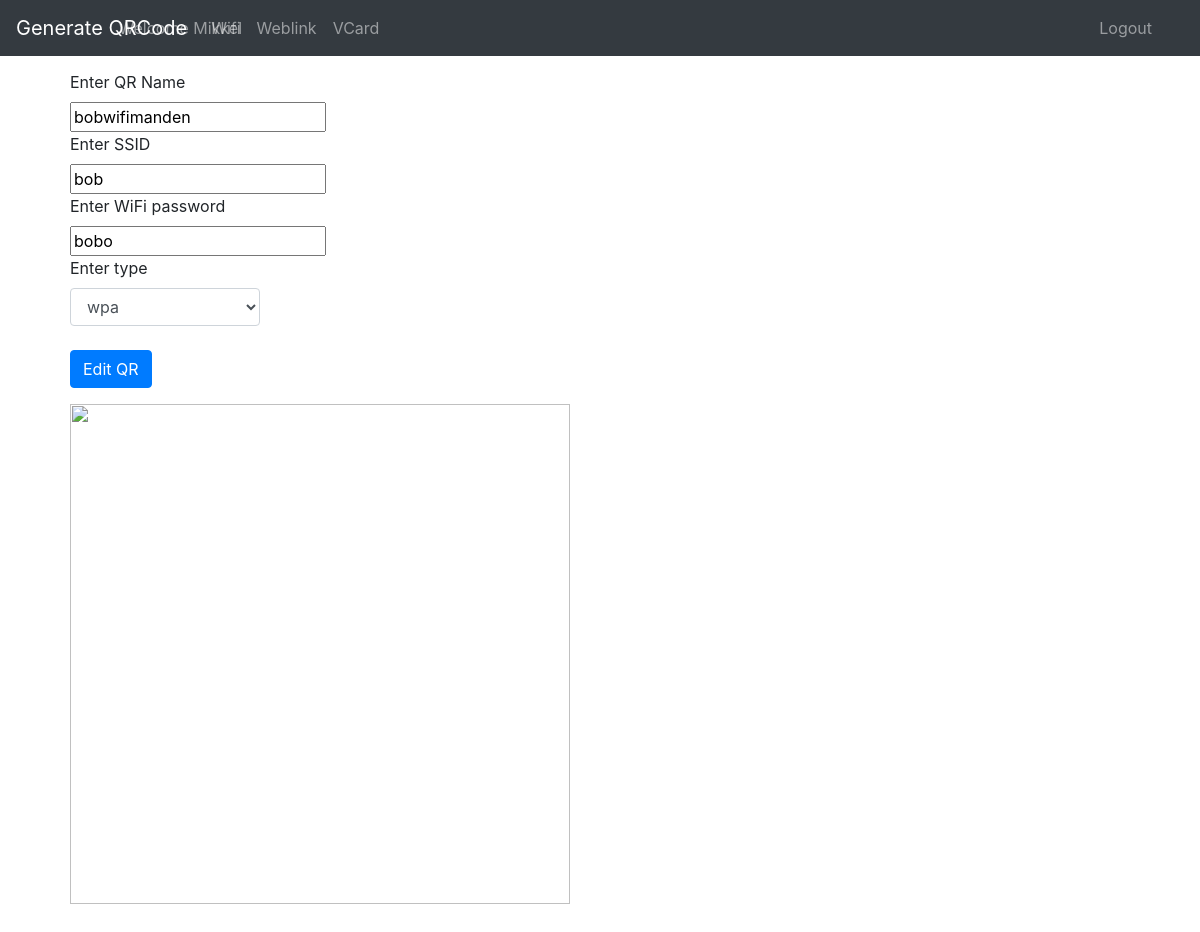
/qr/details/wifi/2/ (signed in), run on the app's committed database.
### qrcodes/models.py (models this page shows, shortened)
class QRCode_Wifi(models.Model):
    qr_id = models.AutoField(primary_key=True)
    user = models.ForeignKey(User, on_delete=models.CASCADE)
    name = models.CharField(max_length=500)
    wifiname = models.CharField(max_length=500, null=True)
    wifipassword =  models.CharField(max_length=500, null=True)
    wifitype =  models.CharField(max_length=20, null=True)
    def generate_QR(self):
        return f"WIFI:T:{self.wifitype};S:{self.wifiname};P:{self.wifipassword};;"

### qrcodes/views.py (the view, shortened to what this page needs)
# urls.py: path("details/<str:type>/<str:qr_id>/", views.details, name="details"),
@login_required
def details(request, type, qr_id):
    qr = get_qr_object(type, qr_id)
    context = {
        "qrcode": qr,
        "type": type
    }
    if request.method == "GET":
        buff = io.BytesIO()
        segno.make(qr.generate_QR(), error="H").save(buff, kind="png", scale=15)
        encoded = base64.b64encode(buff.getvalue()).decode()
        context.update({"qr_img": encoded})
        return render(request, f"qrcodes/qrdetails{type}.html", context)

### qrcodes/utils.py (called while the page is built)
def get_qr_object(type, qr_id):
    types = {
        "web": QRCode_Web,
        "vcard": QRCode_VCard,
        "wifi": QRCode_Wifi,
    }
    return get_object_or_404(types.get(type), pk=qr_id)

### qrcodes/templates/qrcodes/qrdetailswifi.html (shortened to what this page needs)
{% include 'qrcodes/base.html' %}
<div style="padding: 70px;">
<form action="{% url 'qrcodes:details' type qrcode.qr_id %}" method="POST">
    <label for="nameId">Enter QR Name</label>
    <br>
    <input type="text" id="nameId" name="name" value={{qrcode.name}}  required}>
    <br>
    <label for="ssid">Enter SSID</label>
    <br>
    <input type="text" id="ssid" name="wifiname" value={{qrcode.wifiname}}  required}>
    <br>
    <label for="passwordId">Enter WiFi password</label>
    <br>
    <input type="text" id="passwardId" name="password" value={{qrcode.wifipassword}}>
    <br>
    <label for="typeId">Enter type</label>
    <select style="width:190px" type="text" name="type" class="form-control" id="typeId" required>
        <option selected hidden="selected">{{qrcode.wifitype}}</option>
    </select>
    <br>
    <button class="btn btn-primary">Edit QR</button>
</form>
<img height="500" width="500"">

### qrcodes/templates/qrcodes/base.html (shortened to what this page needs)
<link rel="stylesheet" href="https://stackpath.bootstrapcdn.com/bootstrap/4.3.1/css/bootstrap.min.css">
<nav class="navbar navbar-expand-md navbar-dark bg-dark fixed-top">
  <a class="navbar-brand" href="{% url 'qrcodes:home' %}">Generate QRCode</a>
  <div class="collapse navbar-collapse" id="navbarsExampleDefault">
    <ul class="navbar-nav mr-auto">
        <a class="nav-link" href="{% url 'qrcodes:new_wifi_qr' %}">Wifi</a>
        <a class="nav-link" href="{% url 'qrcodes:new_web_qr' %}">Weblink</a>
        <a class="nav-link" href="{% url 'qrcodes:new_vcard_qr' %}">VCard</a>
        <a class="nav-link" href="{% url 'login:logout' %}" style="position: absolute; right: 40;" >Logout</a>
        <a class="nav-link" style="position: absolute; right: 950;">Welcome {{user.username}}</a>
    </ul>
  </div>
</nav>

### data on the page
QRCode_Wifi: name "bobwifimanden", wifiname "bob", password "bobo", type "wpa"

### other printed values
{{ user.username }} "Mikkel"
